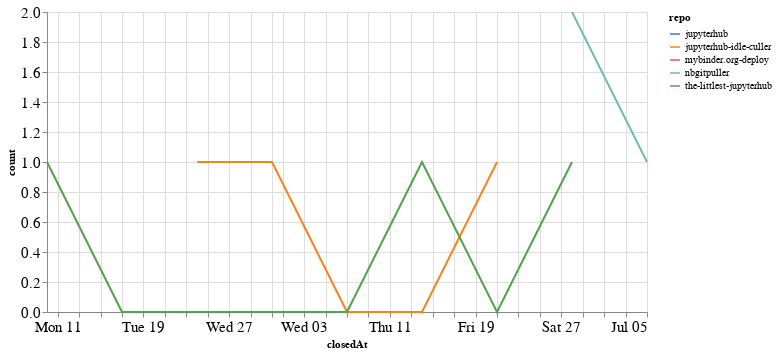

The code cell stored with this chart in its notebook:
### Code cell
closed_by_time = closed_by.groupby('repo').resample('W', on='closedAt').count()['author'].reset_index()
closed_by_time = closed_by_time.rename(columns={'author': 'count'})

alt.Chart(closed_by_time, width=600).mark_line().encode(
    x='closedAt',
    y='count',
    color='repo',
    tooltip="repo"
)

### Figure 1 — Vega-Lite specification as saved in the notebook (floating-point values rounded to 4 significant figures)
{"config": {"axisLeft": {"labelFontSize": 15}, "axisBottom": {"labelFontSize": 15}}, "data": {"name": "data-74b33000dd06064cd0c09c9b7db2249f"}, "mark": "line", "encoding": {"color": {"type": "nominal", "field": "repo"}, "tooltip": {"type": "nominal", "field": "repo"}, "x": {"type": "temporal", "field": "closedAt"}, "y": {"type": "quantitative", "field": "count"}}, "width": 600, "$schema": "https://vega.github.io/schema/vega-lite/v4.8.1.json", "datasets": {"data-74b33000dd06064cd0c09c9b7db2249f": [{"repo": "jupyterhub", "closedAt": "2020-06-14T00:00:00", "count": 1}, {"repo": "jupyterhub-idle-culler", "closedAt": "2020-05-24T00:00:00", "count": 1}, {"repo": "jupyterhub-idle-culler", "closedAt": "2020-05-31T00:00:00", "count": 1}, {"repo": "jupyterhub-idle-culler", "closedAt": "2020-06-07T00:00:00", "count": 0}, {"repo": "jupyterhub-idle-culler", "closedAt": "2020-06-14T00:00:00", "count": 0}, {"repo": "jupyterhub-idle-culler", "closedAt": "2020-06-21T00:00:00", "count": 1}, {"repo": "mybinder.org-deploy", "closedAt": "2020-05-24T00:00:00", "count": 2}, {"repo": "nbgitpuller", "closedAt": "2020-06-28T00:00:00", "count": 2}, {"repo": "nbgitpuller", "closedAt": "2020-07-05T00:00:00", "count": 1}, {"repo": "the-littlest-jupyterhub", "closedAt": "2020-05-10T00:00:00", "count": 1}, {"repo": "the-littlest-jupyterhub", "closedAt": "2020-05-17T00:00:00", "count": 0}, {"repo": "the-littlest-jupyterhub", "closedAt": "2020-05-24T00:00:00", "count": 0}, {"repo": "the-littlest-jupyterhub", "closedAt": "2020-05-31T00:00:00", "count": 0}, {"repo": "the-littlest-jupyterhub", "closedAt": "2020-06-07T00:00:00", "count": 0}, {"repo": "the-littlest-jupyterhub", "closedAt": "2020-06-14T00:00:00", "count": 1}, {"repo": "the-littlest-jupyterhub", "closedAt": "2020-06-21T00:00:00", "count": 0}, {"repo": "the-littlest-jupyterhub", "closedAt": "2020-06-28T00:00:00", "count": 1}]}}
